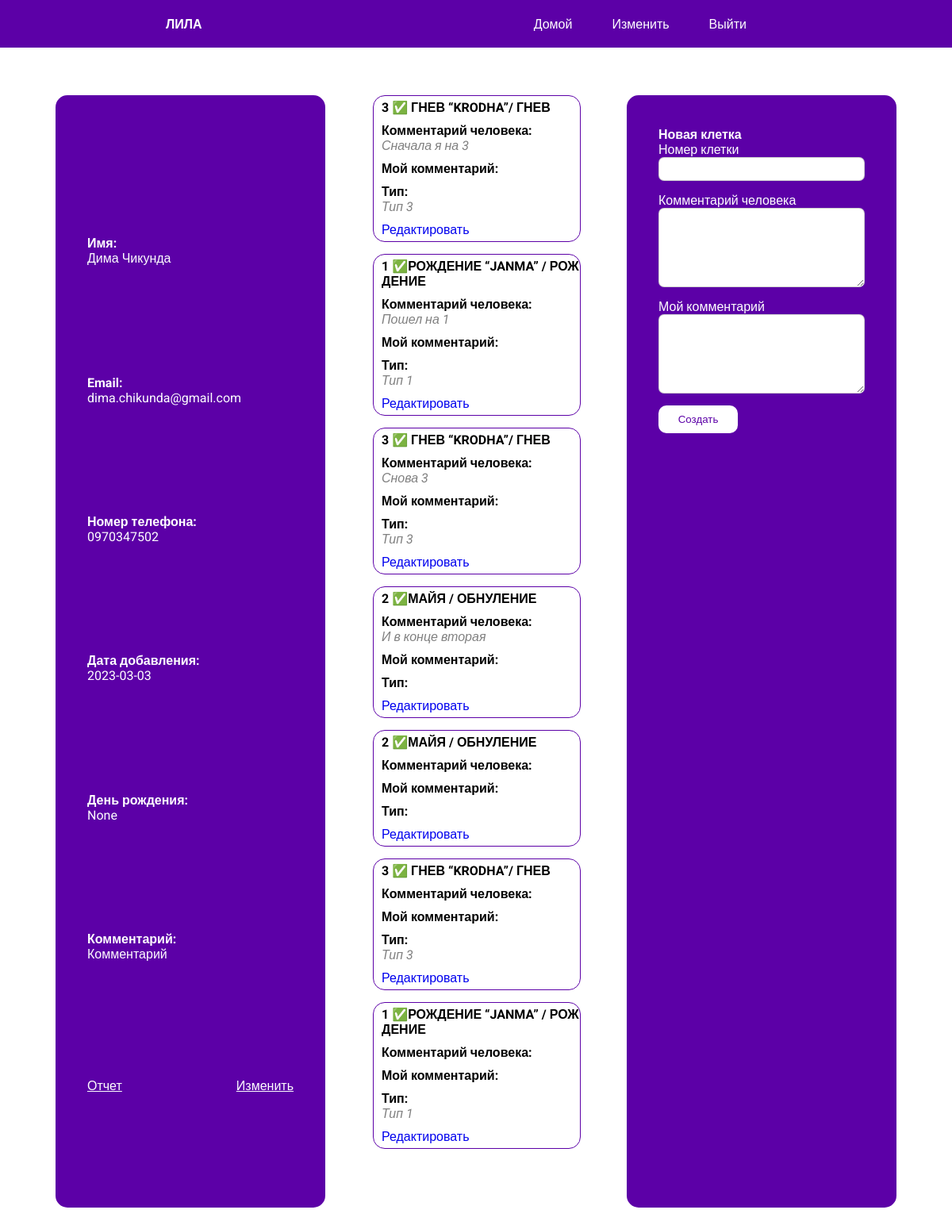
/user/5 (signed in), run on the app's committed database.
### project/models.py (models this page shows, shortened)
class User(db.Model):
    id = db.Column(db.Integer, primary_key=True)
    name = db.Column(db.String(64))
    email = db.Column(db.String(64), unique=True)
    phone = db.Column(db.String(64), unique=True)
    date = db.Column(db.Date)
    birthday = db.Column(db.Date)
    additional_comment = db.Column(db.String(64))
    game = db.relationship('Game', backref='Game.user_id', cascade="all, delete")

class Game(db.Model):
    id = db.Column(db.Integer, primary_key=True)
    user_comment = db.Column(db.String(250))
    personal_comment = db.Column(db.String(250))
    cell_id = db.Column(db.Integer, db.ForeignKey('cell.id'))
    cell = db.relationship("Cell", backref="cells")
    user_id = db.Column(db.Integer, db.ForeignKey('user.id'))
    user = db.relationship("User", backref="users")

class Cell(db.Model):
    id = db.Column(db.Integer, primary_key=True)
    title = db.Column(db.String(250))
    description = db.Column(db.String(250))
    cell = db.relationship('Game', backref='Game.cell_id', primaryjoin='Cell.id==Game.cell_id', lazy='dynamic')
    type_id = db.Column(db.Integer, db.ForeignKey('type.id'))
    type = db.relationship("Type", backref="cells")

class Type(db.Model):
    id = db.Column(db.Integer, primary_key=True)
    name = db.Column(db.String(250))
    description = db.Column(db.String(250))
    cell = db.relationship('Cell', backref='Cell.type_id', primaryjoin='Type.id==Cell.type_id', lazy='dynamic')

### project/routes.py (the view, shortened to what this page needs)
@app.route('/user/<id>', methods=['GET', 'POST'])
@login_required
def user(id):
    user = User.query.filter_by(id=id).first()
    add_user_form = AddUserForm()
    add_game_form = AddGameForm()
    games = Game.query.filter_by(user_id=user.id).all()
    return render_template('user.html', user=user, add_game_form=add_game_form, add_user_form=add_user_form,
                           games=games)

### project/forms.py (shortened to what this page needs)
class AddUserForm(FlaskForm):
    name = StringField('Имя', validators=[DataRequired()])
    email = EmailField('Email', validators=[Optional()])
    phone = StringField('Phone', validators=[Optional()])
    birthday = DateField('Birthday', validators=[Optional()])
    comment = StringField('Comment')
    submit = SubmitField('Save')

class AddGameForm(FlaskForm):
    cell_id = StringField('Номер клетки', validators=[DataRequired()])
    user_comment = TextAreaField('Комментарий человека')
    my_comment = TextAreaField('Мой комментарий')
    submit = SubmitField('Создать')

### project/models.py (called while the page is built)
@login.user_loader
def load_user(id):
    return Admin.query.get(int(id))

### project/templates/user.html (shortened to what this page needs)
<link rel="stylesheet" href="/static/css/user.css">
{% extends 'base.html' %}
{% block content %}
<div class="current_user_block">
    <aside class="user">
        <div class = 'user_info_block' id="">
            <div class="user_info">
                <div class="part">
                    <div>
                        <h1>Имя:</h1>
                        <p>{{ user.name }}</p>
                    </div>
                </div>
                <div class="part">
                    <h1>Email:</h1>
                    <p>{{ user.email }}</p>
                </div>
                <div class="part">
                    <h1>Номер телефона:</h1>
                    <p>{{ user.phone }}</p>
                </div>
                <div class="part">
                    <h1>Дата добавления:</h1>
                    <p>{{ user.date }}</p>
                </div>
                <div class="part">
                    <h1>День рождения:</h1>
                    <p>{{ user.birthday }}</p>
                </div>
                <div class="part">
                    <h1>Комментарий:</h1>
                    <p>{{ user.additional_comment }}</p>
                </div>
            </div>
            <div class="info_footer">
                <a href="{{url_for('report', id=user.id)}}" class="link">Отчет</a>
                <span class="change link">Изменить</span>
            </div>
        </div>
    </aside>
    <aside class="users_cells">
            {%for game in games%}
            {% include '_game.html' %}
            {% endfor %}
    </aside>
    <aside class="add_game">
        <form action="", method="post">
            <h1>Новая клетка</h1>
            <p>
                {{add_game_form.cell_id.label}}
                {{add_game_form.cell_id(class='field')}}
            </p>
            <p>
                {{add_game_form.user_comment.label}}
                {{add_game_form.user_comment(class='text_field')}}
            </p>
            <p>
                {{add_game_form.my_comment.label}}
                {{add_game_form.my_comment(class='text_field')}}
            </p>
            {{add_game_form.submit(class='button')}}
        </form>
    </aside>
</div>
{% endblock %}

### project/templates/_game.html (shortened to what this page needs)
<link rel="stylesheet" href="/static/css/_game.css">
<div class="game" id="">
    <div class="info" id = 'show'>
            <h1>{{game.cell.id}} {{game.cell.title}}</h1>
        <p>
            <span class="t">Комментарий человека:</span>
            <span class="dec">{{game.user_comment}}</span>
        </p>
        <p>
            <span class="t">Мой комментарий:</span>
        </p>
        <p>
            <span class="t">Тип:</span>
            <span class="dec">
                {% if game.cell%}
                {{game.cell.type.name}}
                {% endif %}
            </span>
        </p>
    </div>
    <p>
        <a href="{{url_for('edit_game', id=game.id)}}" class="">Редактировать</a>
    </p>
</div>

### project/static/css/user.css (style rules this page uses)
.current_user_block { display: flex; justify-content: space-around; width: 90%; margin: 0px auto; margin-top: 50px; }
.user_info_block { height: 90%; }
aside { width: 33%; height: 70vh; border-radius: 15px; padding: 40px; margin: 10px; }
.add_game { background-color: rgb(92, 0, 167); color: white; }
.user { display: flex; flex-direction: column; justify-content: space-between; background-color: rgb(92, 0, 167); color: white; }
.user_info { overflow-y: scroll; height: 100%; display: flex; flex-direction: column; justify-content: space-evenly; }
.users_cells { overflow-y: scroll; overflow-x: hidden; word-break: break-all; padding-top: 0px; }
.button { display: block; height: 35px; width: 100px; margin-right: 25px; background-color: rgb(255, 255, 255); border: 1px solid rgba(128, 128, 128, 0); border-radius: 10px; color: rgb(92, 0, 167); }
.field { height: 30px; width: 100%; border: 1px solid rgba(128, 128, 128, 0.382); border-radius: 7px; padding-left: 10px; margin-bottom: 15px; }
.text_field { min-height: 100px; max-height: 200px; width: 100%; max-width: 100%; border: 1px solid rgba(128, 128, 128, 0.382); border-radius: 7px; padding-left: 10px; margin-bottom: 15px; }
.link { cursor: pointer; display: block; margin-top: 10px; color: white; text-decoration: underline; }
.change { cursor: pointer; }
.info_footer { display: flex; justify-content: space-between; }
.part { display: flex; flex-direction: column; align-items: flex-start; }
p { padding: 0px; }

### project/static/css/base.css (style rules this page uses)
* { padding: 0px; margin: 0px; font-family: 'Roboto', sans-serif; text-decoration: none; }

### project/static/css/_game.css (style rules this page uses)
.game { width: 100%; border: 1px solid rgb(92, 0, 167); border-radius: 15px; margin-bottom: 15px; }
.game p, .game h1 { display: flex; flex-direction: column; padding-left: 10px; padding-top: 5px; padding-bottom: 5px; }
#show { display: block; }
h1 { font-size: medium; }
.t { font-weight: bold; }
.dec { font-style: italic; color: grey; }

### data on the page
User: name "Дима Чикунда", email "dima.chikunda@gmail.com", phone "0970347502", date "2023-03-03", birthday "None", additional_comment "Комментарий"
Game: cell.id "3", cell "✅ ГНЕВ “KRODHA”/ ГНЕВ", user_comment "Сначала я на 3", cell.type.name "Тип 3"
Game: cell.id "1", cell "✅РОЖДЕНИЕ “JANMA” / РОЖДЕНИЕ", user_comment "Пошел на 1", cell.type.name "Тип 1"
Game: cell.id "3", cell "✅ ГНЕВ “KRODHA”/ ГНЕВ", user_comment "Снова 3", cell.type.name "Тип 3"
Game: cell.id "2", cell "✅МАЙЯ / ОБНУЛЕНИЕ", user_comment "И в конце вторая"
Game: cell.id "2", cell "✅МАЙЯ / ОБНУЛЕНИЕ"
Game: cell.id "3", cell "✅ ГНЕВ “KRODHA”/ ГНЕВ", cell.type.name "Тип 3"
Game: cell.id "1", cell "✅РОЖДЕНИЕ “JANMA” / РОЖДЕНИЕ", cell.type.name "Тип 1"

### other printed values
{{ add_game_form.cell_id.label }} "Номер клетки"
{{ add_game_form.user_comment.label }} "Комментарий человека"
{{ add_game_form.my_comment.label }} "Мой комментарий"
